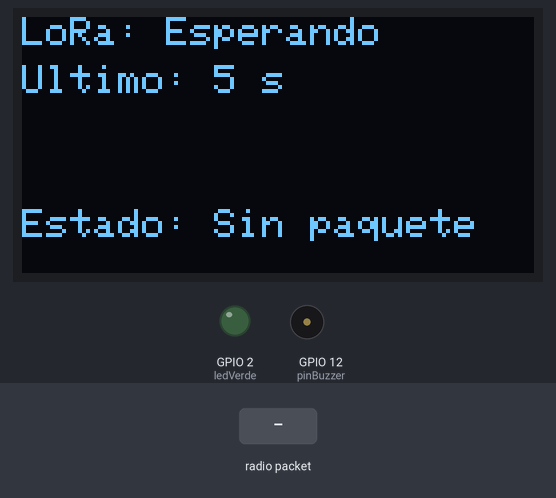
A sketch run on a simulated ESP32. Parts: 128×64 one-colour display, output pins drawn as LEDs (lit = HIGH), buzzer (waves = sounding, pin HIGH). The test bench sets the inputs (shaded band). No radio packets arrive unless stated; what the sketch prints to the serial monitor is not drawn.

Above: at 5.6 s.
5.7 s: radio packet "Clear" arrives
At 6.9 s:
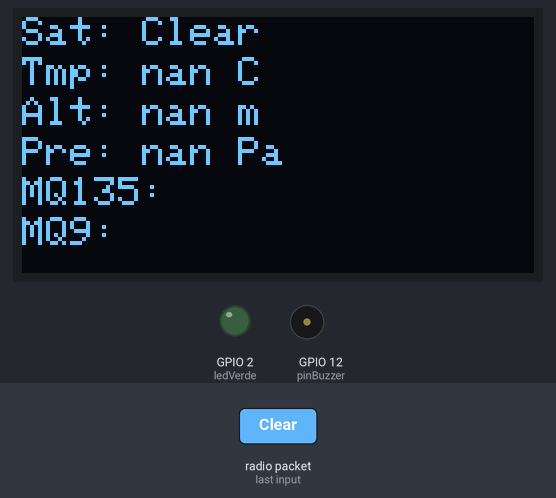
7.2 s: radio packet "ClearDisplay" arrives
At 8.4 s:
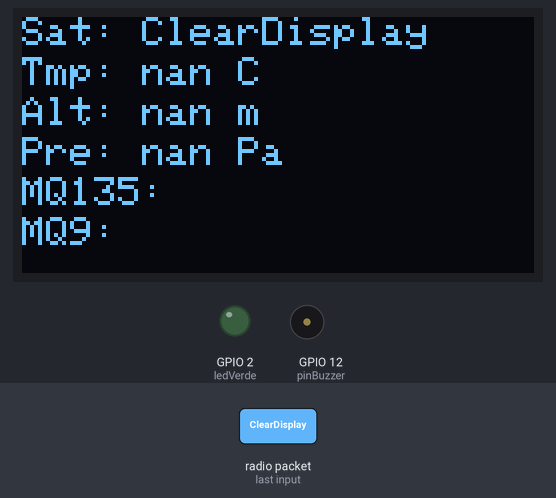
8.7 s: radio packet "DisplayOnly" arrives
At 9.7 s:
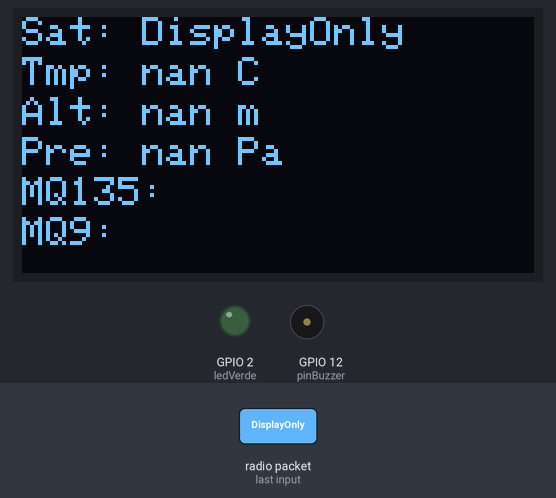
10.2 s: radio packet "," arrives
At 11.4 s:
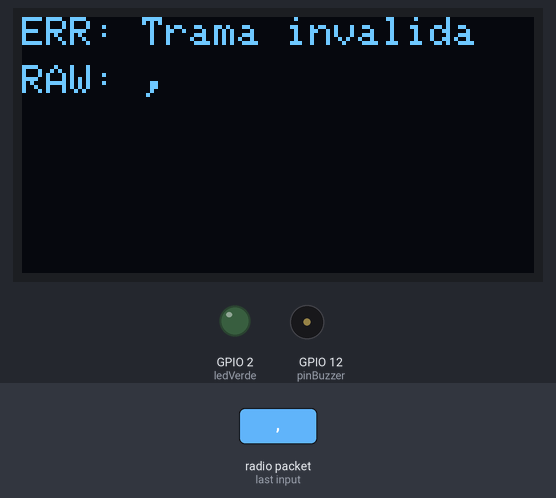
11.7 s: radio packet "1" arrives
At 13.1 s:
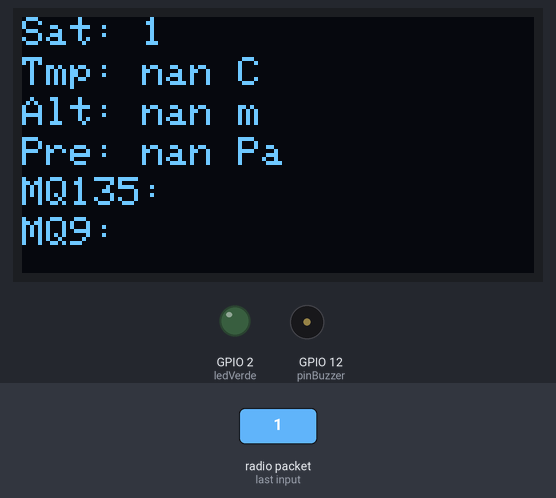
Timing chart, 0 to 14.2 s (numbered marks = the images above; inputs shaded):
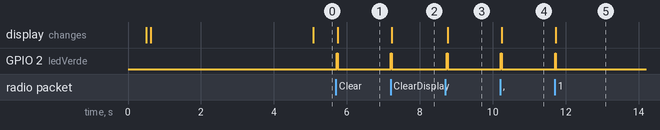

The sketch:

CanSat_ReceptorLora_GagarinExpedition.ino
```cpp
#include <SPI.h>
#include <LoRa.h>
#include <Wire.h>
#include <Adafruit_GFX.h>
#include <Adafruit_SSD1306.h>

// OLED
#define SCREEN_WIDTH 128
#define SCREEN_HEIGHT 64
#define OLED_RESET -1
#define SCREEN_ADDRESS 0x3C
Adafruit_SSD1306 display(SCREEN_WIDTH, SCREEN_HEIGHT, &Wire, OLED_RESET);

// Estados
#define OFF 0
#define ON 1

// Pines SPI LoRa
#define LORA_SCK 5
#define LORA_MISO 19
#define LORA_MOSI 27
#define LORA_CS 18
#define LORA_RST 23
#define LORA_IRQ 26

// Otros pines
const int ledVerde = 2;
const byte pinBuzzer = 12;

// Buzzer
byte salida = 10;
int Buzzeractivo = 0;
int altitudBuzzer = 650;

// LoRa
const long lorahz = 8651E5;

// Variables recibidas
String satelite = "";
float temperatura = NAN;
float altitud = NAN;
float presion = NAN;
String gas_value_MQ135 = "";
String gas_value_MQ9 = "";
String gpsn = "";
String lat = "";
String lng = "";
String gpsa = "";
String gpsv = "";
String timestamp = "";

unsigned long ultimoPaquete = 0;

// ---------------------------
// Prototipos
// ---------------------------
void escribirenpantalla(int line, String metrica, String valor, String unidad, String command);
bool parseCSV(String data);
String getField(String data, int index);
void mostrarDatos();
void mostrarSinSenal();

void setup() {
  Serial.begin(115200);
  delay(500);

  pinMode(ledVerde, OUTPUT);
  pinMode(pinBuzzer, OUTPUT);
  digitalWrite(ledVerde, OFF);
  analogWrite(pinBuzzer, 0);

  // I2C OLED
  Wire.begin(21, 22);

  // OLED
  if (!display.begin(SSD1306_SWITCHCAPVCC, SCREEN_ADDRESS)) {
    while (1);
  }

  display.clearDisplay();
  display.display();

  escribirenpantalla(0, "Sistema", "Iniciando", "", "ClearDisplay");

  // LoRa
  SPI.begin(LORA_SCK, LORA_MISO, LORA_MOSI, LORA_CS);
  LoRa.setPins(LORA_CS, LORA_RST, LORA_IRQ);

  if (!LoRa.begin(lorahz)) {
    escribirenpantalla(10, "ERR", "LoRa KO", "", "DisplayOnly");
    while (1);
  }

  LoRa.setSpreadingFactor(7);
  escribirenpantalla(10, "LoRa", "OK", "", "DisplayOnly");
}

void loop() {
  int packetSize = LoRa.parsePacket();

  if (packetSize) {
    digitalWrite(ledVerde, ON);

    String recibido = "";
    while (LoRa.available()) {
      recibido += (char)LoRa.read();
    }

    ultimoPaquete = millis();

    // SOLO salida CSV RAW
    Serial.println(recibido);

    bool ok = parseCSV(recibido);

    if (ok) {
      mostrarDatos();
    } else {
      display.clearDisplay();
      escribirenpantalla(0, "ERR", "Trama invalida", "", "None");
      escribirenpantalla(12, "RAW", recibido.substring(0, 18), "", "None");
      display.display();
    }

    digitalWrite(ledVerde, OFF);
  }

  // Buzzer según altitud recibida del emisor
  if (!isnan(altitud) && altitud > altitudBuzzer) {
    Buzzeractivo = 1;
  }

  if (!isnan(altitud) && altitud < altitudBuzzer && Buzzeractivo == 1) {
    analogWrite(pinBuzzer, salida);
  } else {
    analogWrite(pinBuzzer, 0);
  }

  // Si pasan más de 5 s sin paquete, avisar
  if (millis() - ultimoPaquete > 5000) {
    mostrarSinSenal();
  }

  delay(50);
}

bool parseCSV(String data) {
  // Esperamos 12 campos:
  // 0 satelite
  // 1 temperatura
  // 2 altitud
  // 3 presion
  // 4 mq135
  // 5 mq9
  // 6 gpsn
  // 7 lat
  // 8 lng
  // 9 gpsa
  // 10 gpsv
  // 11 timestamp

  String f0  = getField(data, 0);
  String f1  = getField(data, 1);
  String f2  = getField(data, 2);
  String f3  = getField(data, 3);
  String f4  = getField(data, 4);
  String f5  = getField(data, 5);
  String f6  = getField(data, 6);
  String f7  = getField(data, 7);
  String f8  = getField(data, 8);
  String f9  = getField(data, 9);
  String f10 = getField(data, 10);
  String f11 = getField(data, 11);

  if (f0 == "" && f1 == "" && f2 == "" && f3 == "") {
    return false;
  }

  satelite = f0;
  temperatura = (f1.length() > 0) ? f1.toFloat() : NAN;
  altitud     = (f2.length() > 0) ? f2.toFloat() : NAN;
  presion     = (f3.length() > 0) ? f3.toFloat() : NAN;
  gas_value_MQ135 = f4;
  gas_value_MQ9   = f5;
  gpsn = f6;
  lat  = f7;
  lng  = f8;
  gpsa = f9;
  gpsv = f10;
  timestamp = f11;

  return true;
}

String getField(String data, int index) {
  int start = 0;
  int end = -1;
  int currentIndex = 0;

  for (int i = 0; i <= data.length(); i++) {
    if (i == data.length() || data.charAt(i) == ',') {
      end = i;
      if (currentIndex == index) {
        return data.substring(start, end);
      }
      currentIndex++;
      start = i + 1;
    }
  }

  return "";
}

void mostrarDatos() {
  display.clearDisplay();

  escribirenpantalla(0,  "Sat", satelite, "", "None");
  escribirenpantalla(10, "Tmp", String(temperatura, 2), " C", "None");
  escribirenpantalla(20, "Alt", String(altitud, 2), " m", "None");
  escribirenpantalla(30, "Pre", String(presion, 0), " Pa", "None");

  if (lat.length() > 0 && lng.length() > 0) {
    escribirenpantalla(40, "Lat", lat, "", "None");
    escribirenpantalla(50, "Lng", lng, "", "DisplayOnly");
  } else if (gpsn.length() > 0) {
    escribirenpantalla(40, "GPS", gpsn, " sats", "None");
    escribirenpantalla(50, "Fix", "NO", "", "DisplayOnly");
  } else {
    escribirenpantalla(40, "MQ135", gas_value_MQ135, "", "None");
    escribirenpantalla(50, "MQ9", gas_value_MQ9, "", "DisplayOnly");
  }
}

void mostrarSinSenal() {
  static unsigned long ultimoRefresco = 0;

  if (millis() - ultimoRefresco < 1000) return;
  ultimoRefresco = millis();

  display.clearDisplay();
  escribirenpantalla(0, "LoRa", "Esperando", "", "None");
  escribirenpantalla(12, "Ultimo", String((millis() - ultimoPaquete) / 1000), " s", "None");

  if (!isnan(temperatura)) {
    escribirenpantalla(24, "Tmp", String(temperatura, 1), " C", "None");
    escribirenpantalla(36, "Alt", String(altitud, 1), " m", "None");
  }

  escribirenpantalla(48, "Estado", "Sin paquete", "", "DisplayOnly");
}

void escribirenpantalla(int line, String metrica, String valor, String unidad, String command) {
  if (command == "Clear" || command == "ClearDisplay") {
    display.clearDisplay();
  }

  display.setTextSize(1);
  display.setTextColor(SSD1306_WHITE);
  display.setCursor(0, line);
  display.println(metrica + ": " + valor + unidad);

  if (command == "DisplayOnly" || command == "ClearDisplay") {
    display.display();
  }
}
```

Measured:
- after the input at 5.7 s, GPIO 2 (ledVerde): LOW → HIGH at once, → LOW 0.03 s later; the display: first differs from a run without the input after 0.05 s (image 1)
- after the input at 7.2 s, GPIO 2 (ledVerde): LOW → HIGH at once, → LOW 0.03 s later; the display: first differs from a run without the input at once (image 2)
- after the input at 8.7 s, GPIO 2 (ledVerde): LOW → HIGH at once, → LOW 0.03 s later; the display: first differs from a run without the input after 0.07 s (image 3)
- after the input at 10.2 s, GPIO 2 (ledVerde): LOW → HIGH at once, → LOW 0.03 s later; the display: first differs from a run without the input after 0.05 s (image 4)
- after the input at 11.7 s, GPIO 2 (ledVerde): LOW → HIGH at once, → LOW 0.03 s later; the display: first differs from a run without the input at once (image 5)
